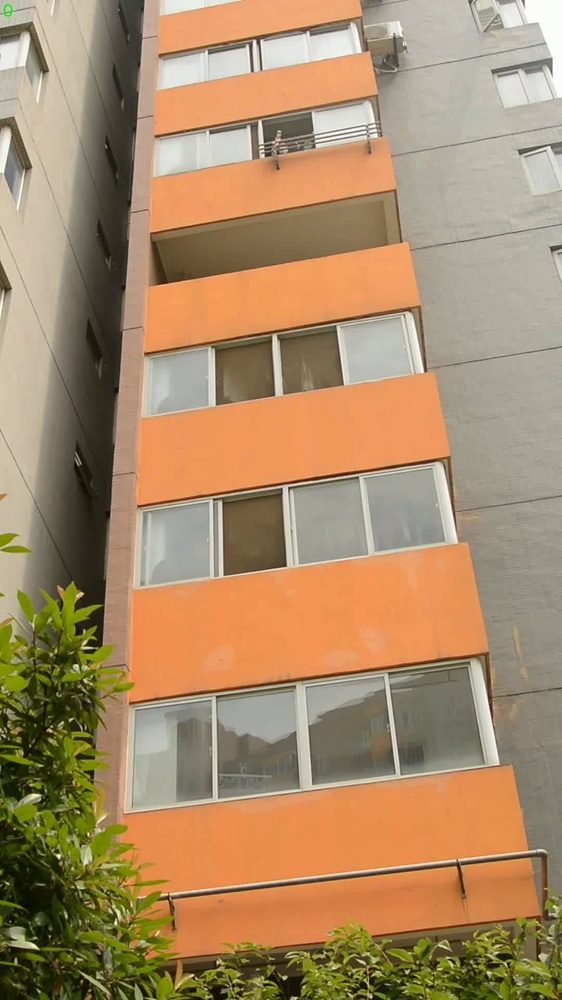
#> input picture src/learning/corner_detection/house.jpg, 562 x 1000 px, shrunk from 1080 x 1920 before the run, given in place of mot.avi, which was not available
$ python susan.py   (older library calls are emulated)
#> lines starting #> are read from the running program, lines starting #| are printed output that depends on the picture; after the words box and inside, x2 and y2 are one past the last pixel; in counts of white or black regions, pixels touching at a corner belong together; pictures that were not available may be replaced by others from this repository, and a replacement may not be noted
### src/learning/gauss_mix/gauss_mix.py
import multiprocessing as mp

import cv2
import numpy as np

"""
下面的代码实现了自适应的高斯混合算法，也就是图像中每一个像素点的高斯模型个数都不相同，在更新的过程中，会对像素点的高斯模型个数进行动态删减。
在实现中加入了并行化，也就是一张图像的不同行的像素都由不同的进程来分别进行处理，加快运行速度
代码的实现参考以下论文：
adaptive Gaussian mixture model for real-time tracking
Improved Adaptive Gaussian Mixture Model for Background Subtraction
还有以下博客：
https://blog.csdn.net/lwx309025167/article/details/78538714
https://blog.csdn.net/lwx309025167/article/details/78554082
https://blog.csdn.net/abc20002929/article/details/43247425?utm_medium=distribute.pc_relevant.none-task-blog-BlogCommendFromMachineLearnPai2-3.control&depth_1-utm_source=distribute.pc_relevant.none-task-blog-BlogCommendFromMachineLearnPai2-3.control
最后还参考了 opencv 中混合高斯建模的源代码，也就是 bgfg_gaussmix2.cpp
"""


# alpha 就是论文中的更新速率 learning rate，alpha = 1 / defaultHistory2
# defaultHistory2 表示训练得到背景模型所用到的集合大小，默认为 500，并且如果不手动设置 learning rate 的话，这个变量 defaultHistory2 就被用于计算当前的
# learning rate，此时 defaultHistory2 越大，learning rate 就越小，背景更新也就越慢
default_history = 500
# 方差阈值，用于判断当前像素是前景还是背景
default_var_threshold = 4.0 * 4.0
# 每个像素点高斯模型的最大个数，默认为 5
default_nmixtures = 5
# 高斯背景模型权重和阈值，nmixtures 个模型按权重排序之后，只取模型权重累加值大于 backgroundRatio 的前几个作为背景模型，也就是说如果该值取得非常小，很可能只使用
# 权重最大的高斯模型作为背景 (因为仅仅一个模型权重就大于 backgroundRatio)
default_background_ratio = 0.9
# 方差阈值，用于是否存在匹配的模型，如果不存在则新建一个
default_var_threshold_gen = 3.0 * 3.0
# 初始化一个高斯模型时，方差的值默认为 15
default_var_init = 15.0
# 高斯模型中方差的最大值为 5 * 15 = 75
default_var_max = 5 * default_var_init
# 高斯模型中方差的最小值为 4
default_var_min = 4.0
# 论文中提到的减常量，通过后验估计引入一个减常量，这是这个算法的最大创新点，之后根据权值为负时会把这个分布舍弃掉，实现分布数量的自适应性
# 如果将其设置为 0，那么算法就会变成标准的 Stauffer&Grimson 高斯混合背景建模算法
default_ct = 0.05

CV_CN_MAX = 512

FLT_EPSILON = 1.19209e-07


class GuassInvoker():
    def __init__(self, image, mask, gmm_model, mean_model, gauss_modes, nmixtures, lr, Tb, TB, Tg, var_init, var_min, var_max, prune, nchannels):
        self.image = image
        self.mask = mask
        self.gmm_model = gmm_model
        self.mean_model = mean_model
        self.gauss_modes = gauss_modes
        self.nmixtures = nmixtures
        self.lr = lr
        self.Tb = Tb
        self.TB = TB
        self.Tg = Tg
        self.var_init = var_init
        self.var_min = var_min
        self.var_max = var_max
        self.prune = prune
        self.nchannels = nchannels

    # 针对原图像中的某一行进行处理
    def calculate(self, row):
        lr = self.lr
        gmm_model = self.gmm_model
        mean_model = self.mean_model
        data = self.image[row]
        cols = data.shape[0]
        d_data = []

        # 遍历原图像中的某一行的所有列
        for col in range(cols):
            backgroud = False
            fits = False
            # 当前像素点的高斯模型个数
            modes_used = self.gauss_modes[row][col]
            total_weight = 0.

            # 当前像素点使用的所有高斯模型
            gmm_per_pixel = gmm_model[row][col]
            # 当前像素点使用的所有高斯模型的均值
            mean_per_pixel = mean_model[row][col]
            # 遍历每一个像素点的所有高斯模型
            for mode in range(modes_used):
                # 当前像素点的第 mode 个高斯模型，是一个长度为 2 的向量，[weight, variance]
                gmm = gmm_model[row][col][mode]
                # 当前像素点的第 mode 个高斯模型的均值，长度为 nchannels，也就是图像的分量
                mean = mean_model[row][col][mode]
                # 计算当前高斯分布的新权重，计算的公式如下：
                # weight = (1 - lr) * weight - lr * ct + lr * o
                # 其中 o 为 1 当且仅当当前像素点属于第 mode 个高斯分布，否则 o 为 0，因此 lr * o 必须在后面判断是否属于当前这个高斯分布之后，再加上 lr
                weight = (1 - lr) * gmm[0] + self.prune
                swap_count = 0

                if not fits:
                    var = gmm[1]
                    # 马氏距离
                    dist2 = 0
                    d_data = mean - data[col]
                    dist2 = np.sum(d_data ** 2)
                    # 使用马氏距离来判断当前像素点是属于前景还是背景
                    if total_weight < self.TB and dist2 < self.Tb * var:
                        backgroud = True
                    # 判断当前像素点是否属于当前这个高斯模型
                    if dist2 < self.Tg * var:
                        fits = True

                        # 当前像素点属于这个高斯模型，因此前面提到过的 o 值为 1，因此 weight 要加上 lr * o = lr
                        weight += lr
                        k = lr / weight
                        # 更新当前高斯模型的均值
                        mean -= k * d_data

                        # 更新当前高斯模型的方差
                        var += k * (dist2 - var)
                        var = max(var, self.var_min)
                        var = min(var, self.var_max)
                        gmm[1] = var

                        for i in range(mode, 0, -1):
                            if weight < gmm_per_pixel[i - 1][0]:
                                break
                            swap_count += 1
                            gmm_per_pixel[i - 1], gmm_per_pixel[i] = gmm_per_pixel[i], gmm_per_pixel[i - 1]
                            mean_per_pixel[i - 1], mean_per_pixel[i] = mean_per_pixel[i], mean_per_pixel[i - 1]

                # 保证下一次模型的权重非负，prune = lr * ct，也就是 weight 要大于常量值 prune，否则当前高斯模型的 weight 可能就会出现小于 0 的情况。接着将当前像素点的 nmodes 减一
                if weight < -self.prune:
                    weight = 0.
                    modes_used -= 1

                # 更新权重
                gmm_per_pixel[mode - swap_count][0] = weight
                total_weight += weight

            inv_factor = 0.
            if abs(total_weight) > FLT_EPSILON:
                inv_factor = 1.0 / total_weight

            gmm_per_pixel[:, 0] *= inv_factor

            if not fits and lr > 0:
                # 新增一个高斯模型或者替换掉权值最小的那个高斯模型
                if modes_used == self.nmixtures:
                    mode = self.nmixtures - 1
                else:
                    mode = modes_used
                    modes_used += 1

                # 如果只有一个高斯模型，那么就把这个高斯模型的权重设置为 1
                if modes_used == 1:
                    gmm_per_pixel[mode][0] = 1.0
                else:
                    # 新增加模型的权重等于 lr，也就是 learning rate
                    # 当前像素点有 nmixtures 个高斯模型，并且这些高斯模型是按照权重大小降序排列的
                    gmm_per_pixel[mode][0] = lr

                    # 归一化其他模型的权重
                    # 比如现在某一点的高斯混合模型有 3 个，权重分别为 0.1, 0.2, 0.7，而 learning rate 为 0.04，因此新模型的权重为 0.04，
                    # 那么接下来就会把 3 个高斯模型的值分别乘以 0.96，也就是 0.096，0.192，0.672，然后再加上 0.04 就等于 1
                    gmm_per_pixel[:, 0] *= (1 - lr)

                # 初始化新的高斯模型的均值 mean，使用的就是原始图像中的像素点的值来进行初始化
                mean_per_pixel[mode] = data[col]
                # 初始化新增的混合高斯模型 gmm 的方差 variance
                gmm_per_pixel[mode][1] = self.var_init

                # 对所有的高斯模型按照权重进行降序排序
                for i in range(modes_used - 1, 0, -1):
                    if lr < gmm_per_pixel[i - 1][0]:
                        break
                    gmm_per_pixel[i - 1], gmm_per_pixel[i] = gmm_per_pixel[i], gmm_per_pixel[i - 1]
                    mean_per_pixel[i - 1], mean_per_pixel[i] = mean_per_pixel[i], mean_per_pixel[i - 1]

            self.gauss_modes[row][col] = modes_used
            self.mask[row][col] = 0 if backgroud else 255

        return row, self.mask[row], self.gmm_model[row], self.mean_model[row], self.gauss_modes[row]


# noinspection PyAttributeOutsideInit
class GuassMixBackgroundSubtractor():
    def __init__(self):
        self.frame_count = 0
        self.history = default_history
        self.var_threshold = default_var_threshold
        self.nmixtures = default_nmixtures
        self.var_init = default_var_init
        self.var_max = default_var_max
        self.var_min = default_var_min
        self.var_threshold_gen = default_var_threshold_gen
        self.ct = default_ct
        self.background_ratio = default_background_ratio

    def apply(self, image, lr=-1):
        if self.frame_count == 0 or lr >= 1:
            self.initialize(image)

        self.image = image
        self.frame_count += 1
        # 计算 learning rate，也就是 lr，有以下三种情况：
        # 1.输入 lr 为 -1，那么 lr 就按照 history 的值来计算
        # 2.输入 lr 为 0，那么 lr 就按照 0 来计算，也就是说背景模型停止更新
        # 3.输入 lr 在 0 ~ 1 之间，那么背景模型更新速度为 lr，lr 越大更新越快，算法内部表现为当前帧参与背景更新的权重越大
        self.lr = lr if lr >= 0 and self.frame_count > 1 else 1 / min(2 * self.frame_count, self.history)
        print(self.lr)
        pool = mp.Pool(int(mp.cpu_count()))
        self.mask = np.zeros(image.shape[:2], dtype=int)
        # 对原图像中的每一行进行并行计算
        result = pool.map_async(self.parallel, [i for i in range(self.image.shape[0])]).get()
        pool.close()
        pool.join()
        # 计算完成之后再进行组合，得到最后的结果
        for row, mask_row, gmm_model_row, mean_model_row, gauss_modes_row in result:
            self.mask[row] = mask_row
            self.gauss_modes[row] = gauss_modes_row
            self.mean_model[row] = mean_model_row
            self.gmm_model[row] = gmm_model_row
        return self.mask

    def parallel(self, row):
        invoker = GuassInvoker(self.image, self.mask, self.gmm_model, self.mean_model, self.gauss_modes, self.nmixtures, self.lr,
                               self.var_threshold, self.background_ratio, self.var_threshold_gen, self.var_init,
                               self.var_min, self.var_max, float(-self.lr * self.ct), self.nchannels)
        return invoker.calculate(row)

    def initialize(self, image):
        # gauss_modes 这个矩阵用来存储每一个像素点使用的高斯模型的个数，初始的时候都为 0
        self.gauss_modes = np.zeros(image.shape[:2], dtype=np.int)
        height, width = image.shape[:2]
        if len(image.shape) == 2:
            self.nchannels = 1
        else:
            self.nchannels = image.shape[2]

        # 高斯混合背景模型分为两部分：
        # 第一部分：height * width * nmixtures (=5) * 2 * sizeof(float)，2 表示包含 weight 和 mean 两个 float 变量，也就是 gmm_model
        # 第二部分：height * width * nmixtures (=5) * nchannels * sizeof(float)。nchannels 一般为 3，表示 B, G, R 三个变量，其实也就是 mean 每个像素通道均对应一个均值，
        # 刚好有 nchannels 个单位的 float 大小，也就是 mean_model
        self.gmm_model = np.zeros((height, width, self.nmixtures, 2), dtype=np.float)
        self.mean_model = np.zeros((height, width, self.nmixtures, self.nchannels), dtype=np.float)


# [21 lines that do not run on import are left out]

### src/learning/corner_detection/susan.py
import numpy as np
import cv2
import matplotlib.pyplot as plt
import math
import matplotlib.cm as cm
from numba import jit
from gauss_mix import GuassMixBackgroundSubtractor


# function to calculate gaussian
# [17 lines left out: functions gaussian, gaussian_kernel, not called in this run]


# susam mask of 37 pixels
def susan_mask():
    mask = np.ones((7, 7))
    mask[0, 0] = 0
    mask[0, 1] = 0
    mask[0, 5] = 0
    mask[0, 6] = 0
    mask[1, 0] = 0
    mask[1, 6] = 0
    mask[5, 0] = 0
    mask[5, 6] = 0
    mask[6, 0] = 0
    mask[6, 1] = 0
    mask[6, 5] = 0
    mask[6, 6] = 0
    return mask


# [59 lines left out: functions create10by10Mask, denoising_img, smoothing, normalization, plot_image, plot_multipleImage, not called in this run]

@jit
def susan_corner_detection(img):
    img = img.astype(np.float64)
    g = 37 / 2
    circularMask = susan_mask()
    output = np.zeros(img.shape)

    for i in range(3, img.shape[0] - 3):
        for j in range(3, img.shape[1] - 3):
            ir = np.array(img[i - 3:i + 4, j - 3:j + 4])
            ir = ir[circularMask == 1]
            ir0 = img[i, j]
            a = np.sum(np.exp(-((ir - ir0) / 10) ** 6))
            if a <= g:
                a = g - a
            else:
                a = 0
            output[i, j] = a
    return output


if __name__ == '__main__':
    cap = cv2.VideoCapture("/home/xwl/PycharmProjects/gmm-sort-track/input/mot.avi")
    frame_count = 0
    mog = GuassMixBackgroundSubtractor()

    while cap.isOpened():
        ret, frame = cap.read()
#> frame is the input picture: shape (1000, 562, 3); mean B, G, R 103.9, 139.4, 169.2
        gray_img = cv2.cvtColor(frame, cv2.COLOR_BGR2GRAY)
        gray_img_copy = gray_img.copy()

        corners = susan_corner_detection(gray_img)
        gray_img[corners != 0] = 255
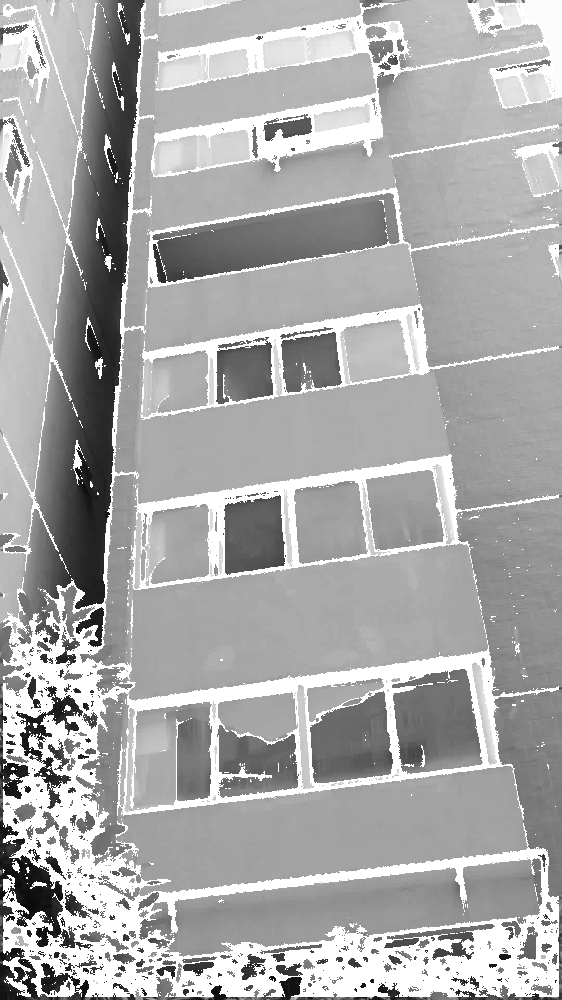
#> gray_img: shape (1000, 562); min 6, max 255, mean 169.7
        gray_img[corners == 0] = 0
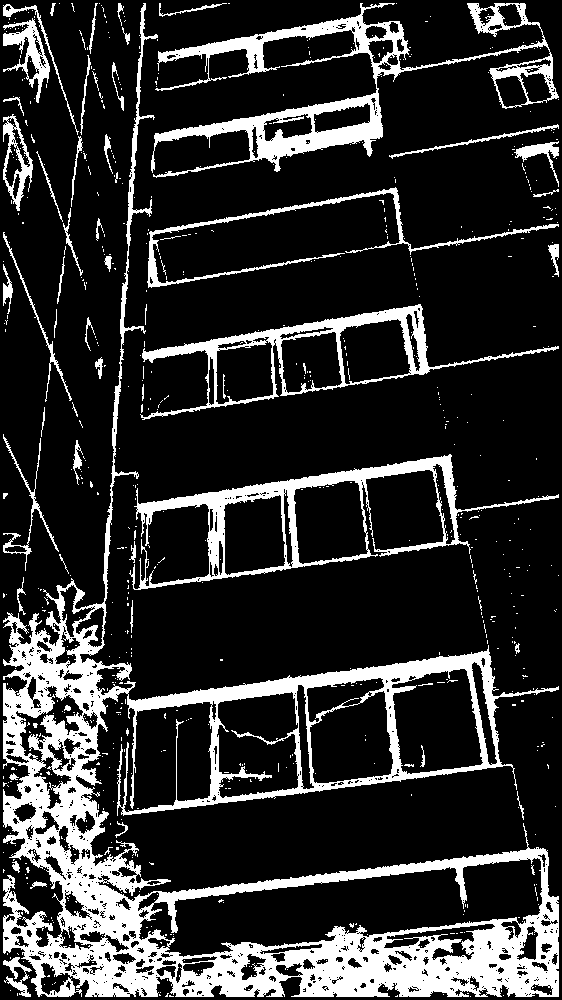
#> gray_img: shape (1000, 562); 18.7% white; 710 white regions (648 under 20 px), largest, box (x1, y1, x2, y2) and area: (3, 3, 559, 997) 65599, (151, 3, 559, 178) 12192, (129, 454, 559, 590) 8275

        mask = mog.apply(gray_img_copy).astype('uint8')
#> in calculate, `data = self.image[row]`: data = 562 values, max 255 at index 526, min 49 at index 143, mean 183.5
#> after the loop in calculate (call 19), `for col in range(cols):`:
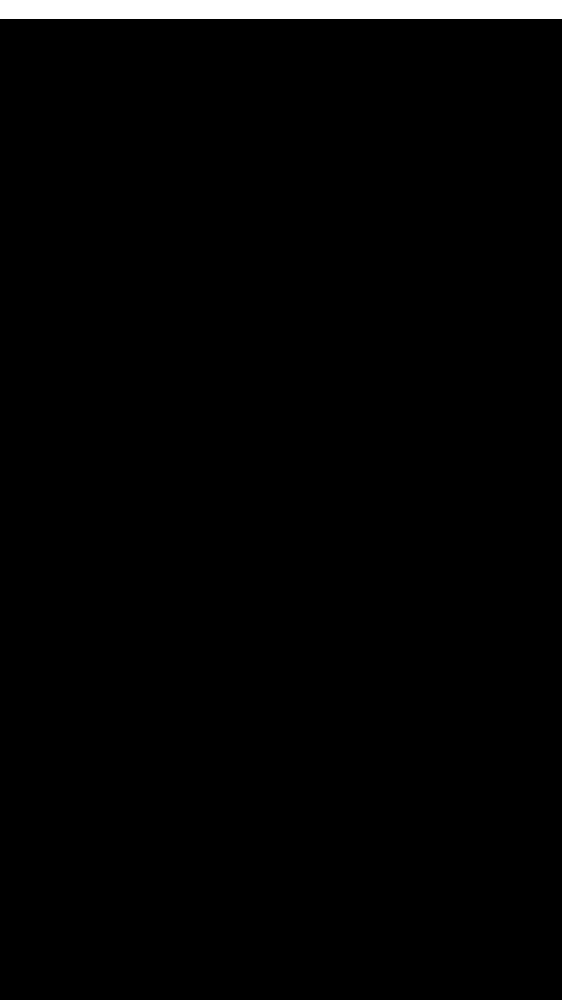
#> self.mask: shape (1000, 562) int64; 1.9% white; 1 white region, box (x1, y1, x2, y2) and area: (0, 0, 562, 19) 10678
#> after the loop in calculate (call 20), `for col in range(cols):`:
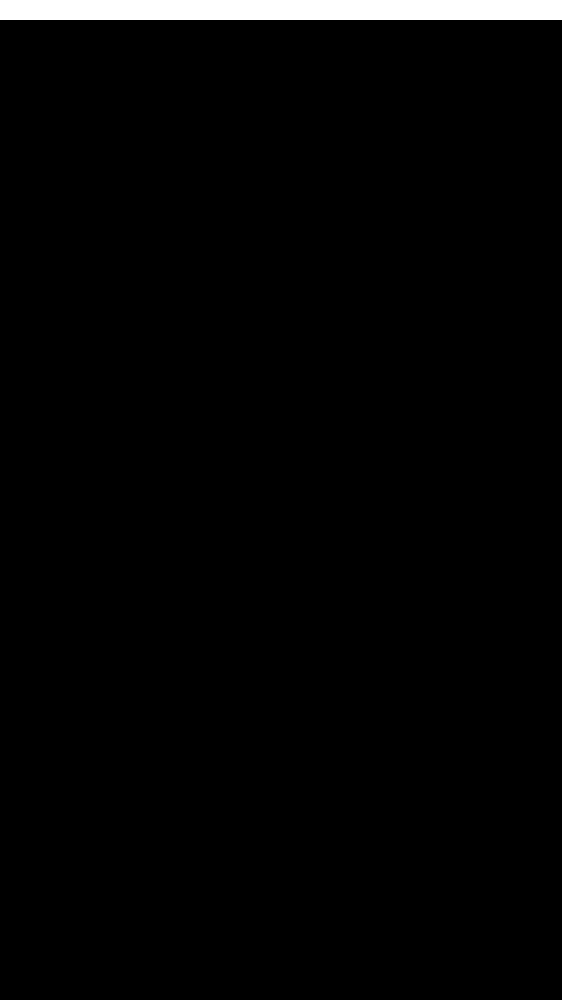
#> self.gauss_modes: shape (1000, 562) int64; values 0 (black) and 1 (white), 2% white; 1 white region, box (x1, y1, x2, y2) and area: (0, 0, 562, 20) 11240
#> after the loop in calculate (call 20), `for col in range(cols):`:
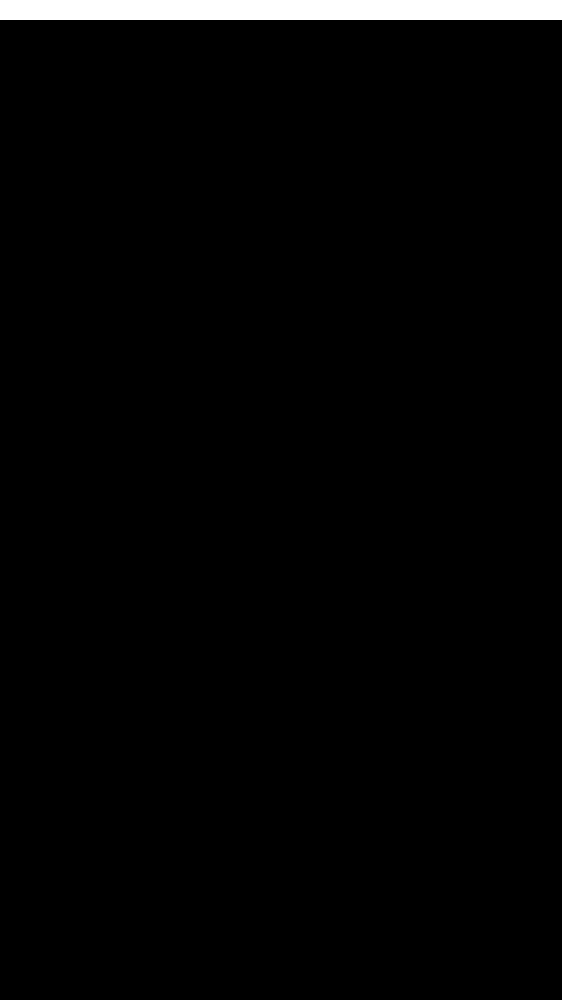
#> self.mask: shape (1000, 562) int64; 2% white; 1 white region, box (x1, y1, x2, y2) and area: (0, 0, 562, 20) 11240
#> after the loop in calculate (call 21), `for col in range(cols):`:
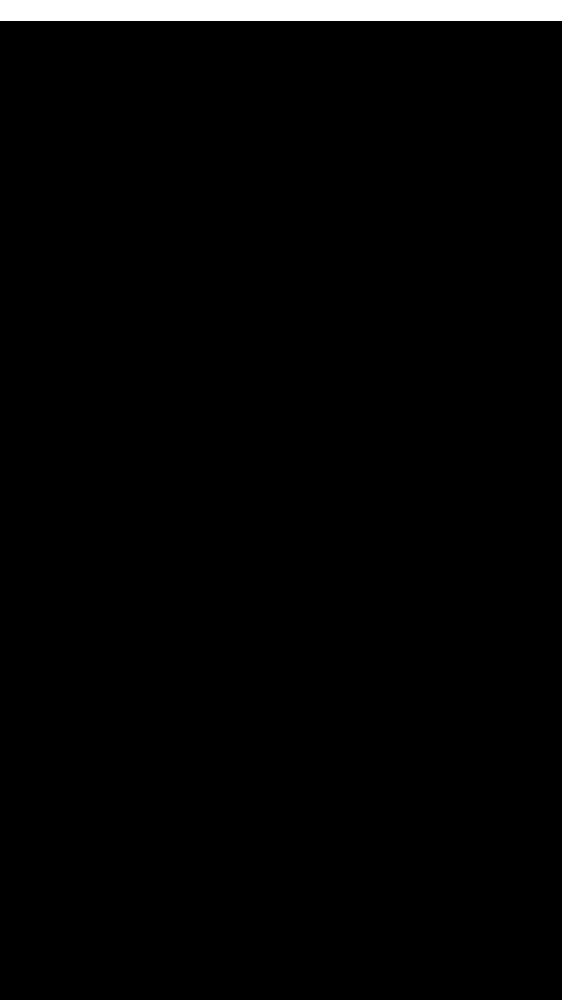
#> self.gauss_modes: shape (1000, 562) int64; values 0 (black) and 1 (white), 2.1% white; 1 white region, box (x1, y1, x2, y2) and area: (0, 0, 562, 21) 11802
#> after the loop in calculate (call 21), `for col in range(cols):`:
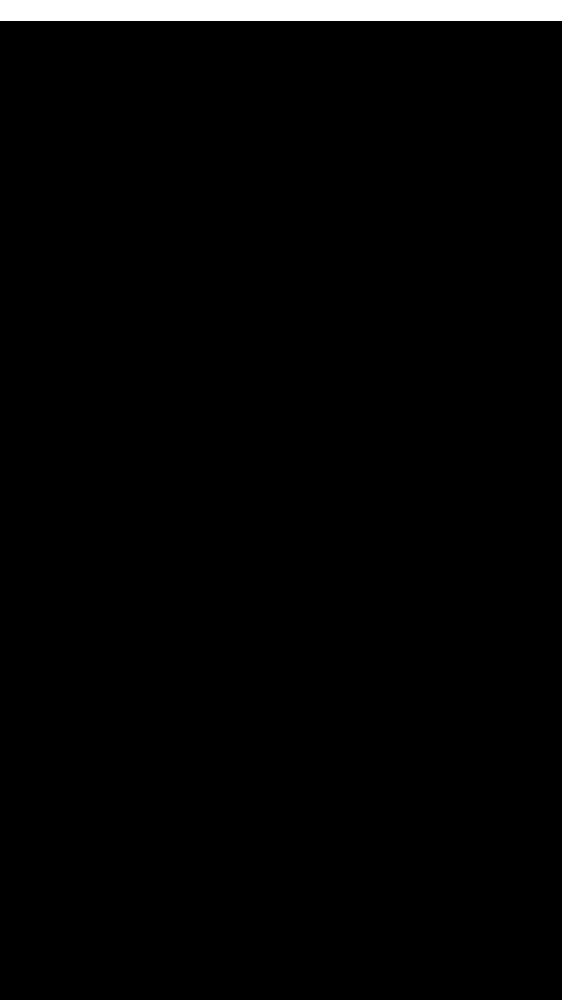
#> self.mask: shape (1000, 562) int64; 2.1% white; 1 white region, box (x1, y1, x2, y2) and area: (0, 0, 562, 21) 11802
        mask = cv2.medianBlur(mask, 3)

        mask = cv2.bitwise_or(gray_img, mask)
        cv2.imwrite('mask' + str(frame_count) + '.jpg', mask)
        frame_count += 1
        if cv2.waitKey(27) & 0xFF == ord('q'):
#> (key q is pressed here)
            break
    cap.release()
    cv2.waitKey(0)
    cv2.destroyAllWindows()

# img = cv2.imread("house.jpg", 0)
# output1 = susan_corner_detection(img)
# finaloutput1 = cv2.cvtColor(img, cv2.COLOR_GRAY2RGB)
# finaloutput1[output1 != 0] = [255, 0, 0]
# plot_image(finaloutput1, "Output Part1")  # good success
